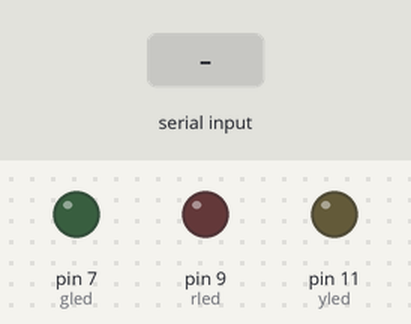
The sketch below on a simulated Arduino Uno, built with avr-gcc and run on an emulated ATmega328P. Shown: output pins drawn as LEDs (lit = HIGH). Inputs (shaded band) come from the test bench. What the sketch prints to the serial monitor is not drawn.

Above: at 1.2 s.
1.3 s: "red" received over Serial
At 2.6 s:
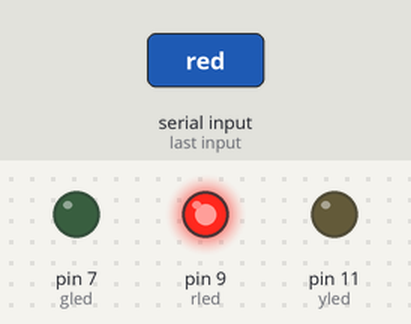
4.3 s: "yellow" received over Serial
At 6.1 s:
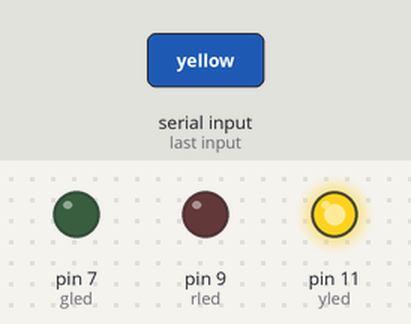
7.3 s: "1" received over Serial
At 9.1 s:
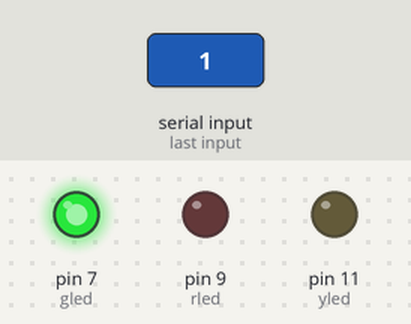
10.3 s: "0" received over Serial
At 12.6 s:
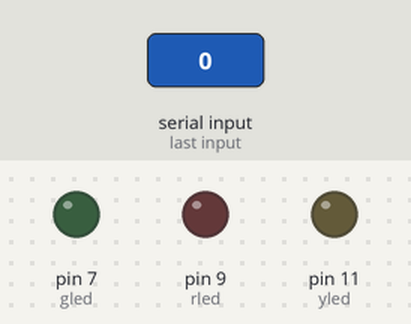
13.3 s: "2" received over Serial
At 15.1 s:
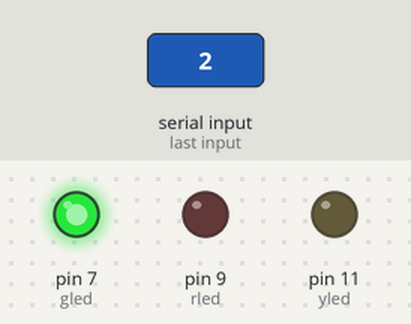
Timing chart, 0 to 16.8 s (numbered marks = the images above; inputs shaded):
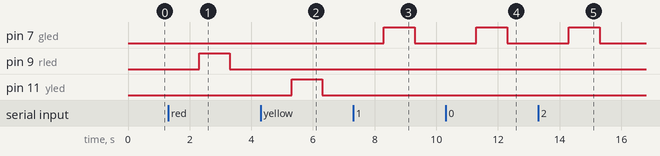

Measured:
- after the input at 1.3 s, pin 9 (rled): LOW → HIGH after 1.0 s, → LOW 1.0 s later
- after the input at 4.3 s, pin 11 (yled): LOW → HIGH after 1.0 s, → LOW 1.0 s later
- after the input at 7.3 s, pin 7 (gled): LOW → HIGH after 1.0 s, → LOW 1.0 s later
- after the input at 10.3 s, pin 7 (gled): LOW → HIGH after 1.0 s, → LOW 1.0 s later
- after the input at 13.3 s, pin 7 (gled): LOW → HIGH after 1.0 s, → LOW 1.0 s later

The sketch:

LEDs_with_IF_USER.ino
```cpp
String lName;
String msg="What colour LED to be turned on ";
int rled=9;
int yled=11;
int gled=7;

void setup() {
  // put your setup code here, to run once:
  Serial.begin(9600);
  pinMode(rled,OUTPUT);
  pinMode(yled,OUTPUT);
  pinMode(gled,OUTPUT);
}

void loop() {
  // put your main code here, to run repeatedly:
  Serial.print(msg);
  while(Serial.available()==0)
  {

  }

  lName=Serial.readString();
  if (lName=="red")
  {
    digitalWrite(rled,HIGH);
    delay(1000);
    digitalWrite(rled,LOW);
  }
  else if (lName=="yellow")
  {
    digitalWrite(yled,HIGH);
    delay(1000);
    digitalWrite(yled,LOW);
  }
  else
  {
    digitalWrite(gled,HIGH);
    delay(1000);
    digitalWrite(gled,LOW);
  }
}
```
